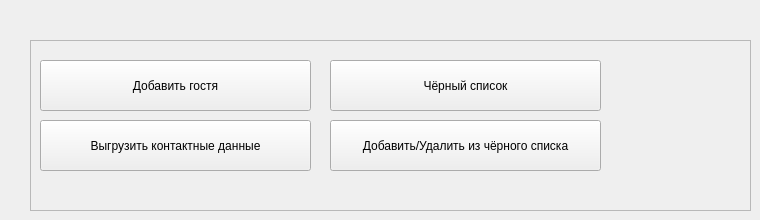
    <widget class="QWidget" name="page_guests">
     <widget class="QFrame" name="frame_guests">
      <property name="geometry">
       <rect>
        <x>30</x>
        <y>40</y>
        <width>721</width>
        <height>171</height>
       </rect>
      </property>
      <property name="styleSheet">
       <string notr="true"/>
      </property>
      <property name="frameShape">
       <enum>QFrame::StyledPanel</enum>
      </property>
      <property name="frameShadow">
       <enum>QFrame::Raised</enum>
      </property>
      <widget class="QPushButton" name="bt_guests_add">
       <property name="geometry">
        <rect>
         <x>10</x>
         <y>20</y>
         <width>271</width>
         <height>51</height>
        </rect>
       </property>
       <property name="styleSheet">
        <string notr="true"/>
       </property>
       <property name="text">
        <string>Добавить гостя</string>
       </property>
      </widget>
      <widget class="QPushButton" name="bt_guests_showBlacklist">
       <property name="geometry">
        <rect>
         <x>300</x>
         <y>20</y>
         <width>271</width>
         <height>51</height>
        </rect>
       </property>
       <property name="styleSheet">
        <string notr="true"/>
       </property>
       <property name="text">
        <string>Чёрный список</string>
       </property>
      </widget>
      <widget class="QPushButton" name="bt_guests_contacts_export">
       <property name="geometry">
        <rect>
         <x>10</x>
         <y>80</y>
         <width>271</width>
         <height>51</height>
        </rect>
       </property>
       <property name="styleSheet">
        <string notr="true"/>
       </property>
       <property name="text">
        <string>Выгрузить контактные данные</string>
       </property>
      </widget>
      <widget class="QPushButton" name="bt_guests_blacklist_addrem">
       <property name="geometry">
        <rect>
         <x>300</x>
         <y>80</y>
         <width>271</width>
         <height>51</height>
        </rect>
       </property>
       <property name="styleSheet">
        <string notr="true"/>
       </property>
       <property name="text">
        <string>Добавить/Удалить из чёрного списка</string>
       </property>
      </widget>
     </widget>
    </widget>
